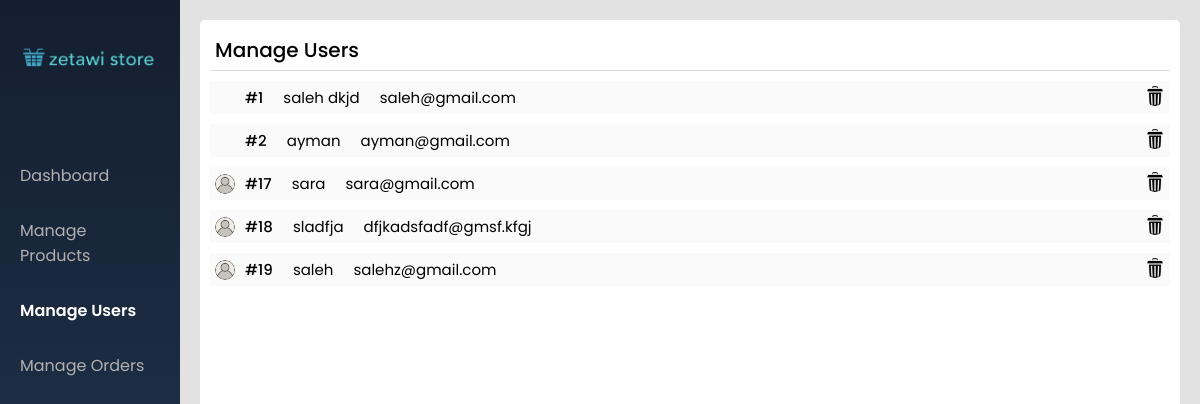
Page /admin/manage-users.php on the earlier database version.
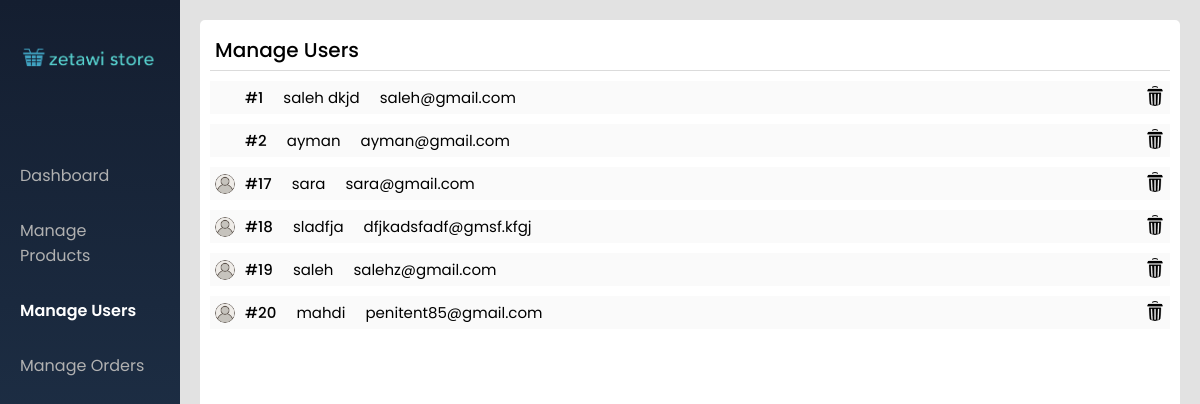
Same page on the later database version.
### tables this page shows
CREATE TABLE `User` (
  `id` int(11) NOT NULL,
  `username` varchar(50) NOT NULL,
  `email` varchar(255) NOT NULL,
  `password` varchar(255) NOT NULL,
  `isadmin` tinyint(1) DEFAULT 0,
  `user_imag` varchar(255) NOT NULL
);

### admin/manage-users.php (the view, shortened to what this page needs)
<!DOCTYPE html>
<?php
include  "../include/connection.php";
$getUsersQuery = "select * from User";
$runUsersQuery = mysqli_query($conn, $getUsersQuery);
?>
<html lang="en">
<head>
    <link rel="stylesheet" href="../styles/admin-basic.css">
    <link rel="stylesheet" href="../styles/admin-manage-users.css">
</head>
<body>
    <div class="container">
        <div class="side-bar">
            <img src="../images/logo.png" onclick="location.href=`../home.php`">
            <ul>
                <li onclick="location.href='dashboard.php'">Dashboard</li>
                <li onclick="location.href='manage-products.php'">Manage Products</li>
                <li style="color:white; font-weight:600;">Manage Users</li>
                <li onclick="location.href='manage-orders.php'">Manage Orders</li>
            </ul>
        </div>
        <div class="users-container">
            <h1> Manage Users</h1>
            <?php
                while($rowUsers = mysqli_fetch_array($runUsersQuery))
                {
                    $userName = $rowUsers['username'];
                    $userID = $rowUsers['id'];
                    $userEmail = $rowUsers['email'];
                    $userImage = $rowUsers['user_imag'];
                    echo"
                    <div class='user'>
                        <div class='main' onclick=location.href='../profile.php'>
                            <img src='../images/$userImage' alt=''>
                            <h2>#$userID</h2>
                            <p> $userName </p>
                            <p> $userEmail </p>
                        </div>
                    <img class='delete' src='../images/delete.png' alt='' onClick='deleteUser($userID)' title='Delete'>
                    </div>";
                }
            ?>
        </div>
    </div>
</body>
</html>

### styles/admin-basic.css (style rules this page uses)
* { padding: 0; margin: 0; box-sizing: border-box; font-family: "Poppins", sans-serif; }
body { background-color: rgb(226, 226, 226); }
.container { max-width: 1400px; width: 100%; margin-left: auto; margin-right: auto; display: grid; grid-template-columns: 15% 85%; height: 100vh; background-color: rgb(226, 226, 226); }
.side-bar { background: linear-gradient(#141e30, #243b55); color: white; position: relative; }
.side-bar img { width: 170px; padding: 10px 0; text-align: center; }
.side-bar ul { text-decoration: none; color: rgb(177, 177, 177); margin-top: 30px; padding: 10px; }
.side-bar ul li { list-style: none; margin-bottom: 10px; border-radius: 20px; padding: 10px; }

### styles/admin-manage-users.css (style rules this page uses)
.users-container { background-color: white; margin: 20px; padding: 10px; border-radius: 5px; }
.users-container h1 { padding: 5px; font-weight: 500; font-size: 20px; border-bottom: 1px solid rgb(219, 219, 219); }
.users-container .user { display: grid; grid-template-columns: auto 20px; margin-top: 10px; padding: 5px; background-color: rgb(250, 250, 250); }
.users-container .main { display: grid; grid-template-columns: 20px max-content max-content max-content; align-items: center; }
.users-container h2 { font-size: 15px; font-weight: 500; margin-left: 10px; }
.users-container p { font-size: 15px; font-weight: 400; margin-left: 20px; }
.users-container .user img { width: 20px; border-radius: 20px; }
.users-container .delete { width: 10px; cursor: pointer; }

Differences in the rows shown:
added user: user_imag (placeholder picture), id "20", username "mahdi", email "penitent85@gmail.com"
